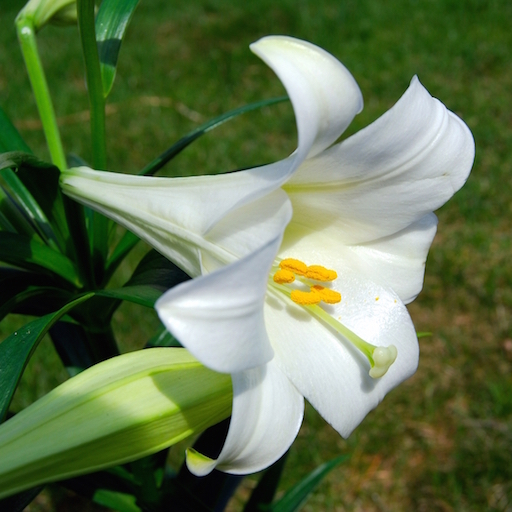
#> input picture DataAnalysis/day03/lily.jpg, 512 x 512 px
$ python demo02_hist.py   (older library calls are emulated)
#> lines starting #> are read from the running program, lines starting #| are printed output that depends on the picture
"""
     直方图
"""
import numpy as np
import matplotlib.pyplot as mp
import scipy.misc as sm

img = sm.imread('./lily.jpg')
#> img is the input picture: shape (512, 512, 3); mean R, G, B 98.1, 116.7, 78.1
x = img.ravel()
mp.figure("Image Hist",facecolor='lightgrey')
#绘制直方图
#mp.hist(
#     x, 					# 值列表
#     bins, 				# 直方柱数量
#     color, 				# 颜色
#     edgecolor, 			# 边缘颜色
#     normed=True, 		# 是否以密度方式显示
# )
mp.hist(x,bins=10,color='dodgerblue',edgecolor='white')
mp.xticks(np.linspace(0,255,11))
mp.show()
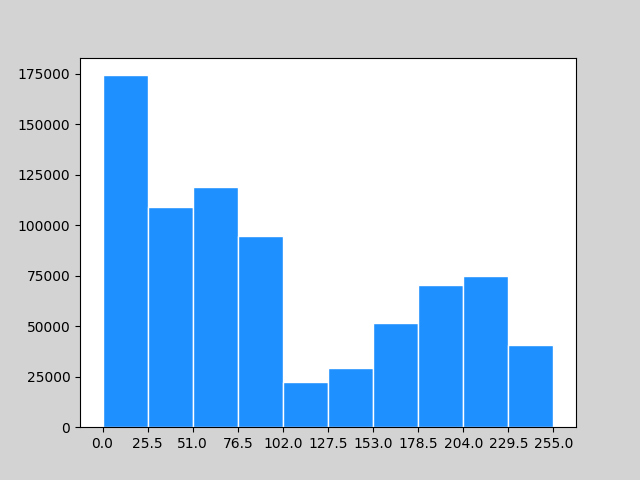
#> figure drawn by matplotlib, 1 panel; tallest bar 174225 high, from x = 0 to 25.5
